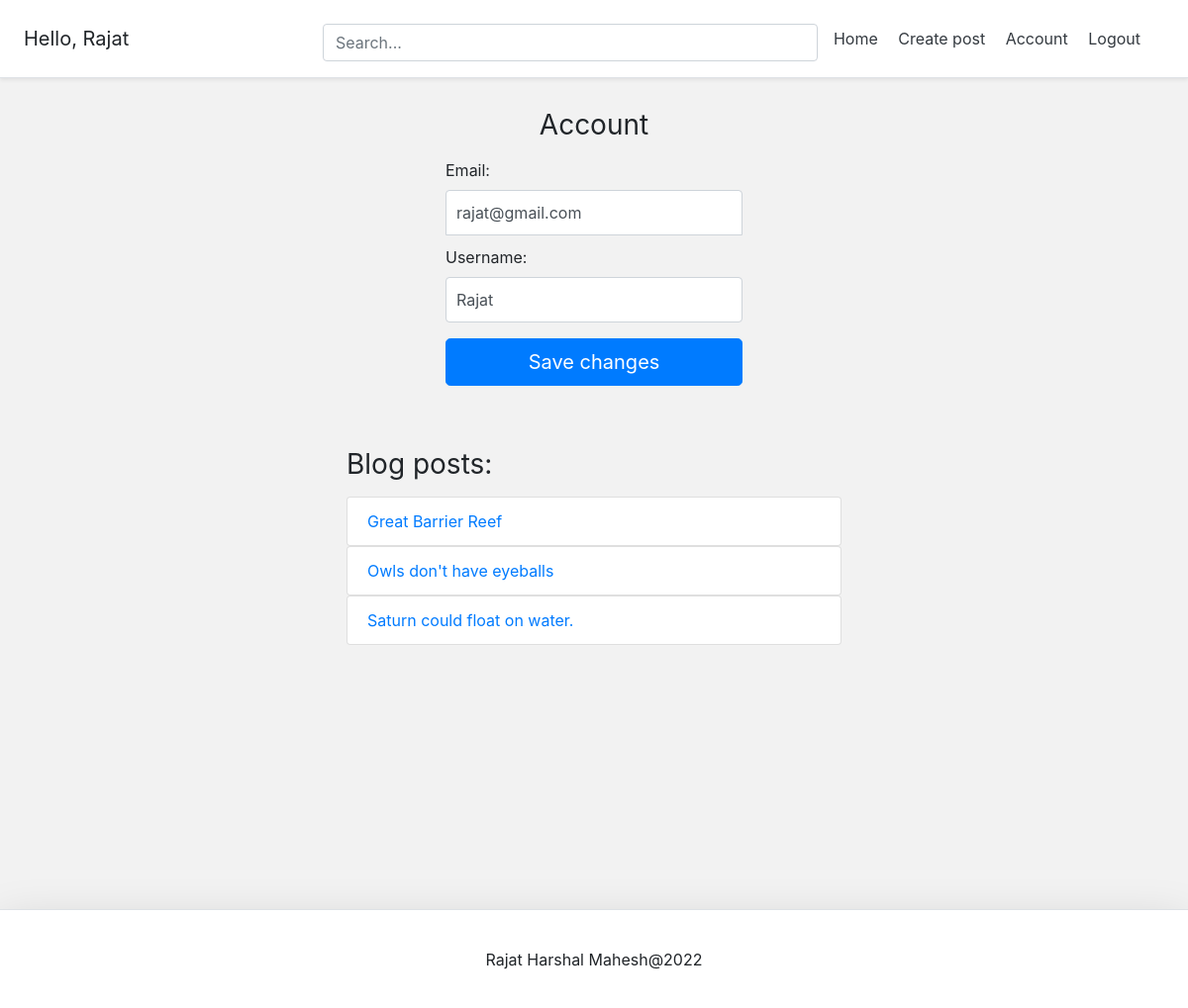
The page /account/ (signed in) on the database its author committed.
### account/models.py (models this page shows, shortened)
class Account(AbstractBaseUser):
	email 					= models.EmailField(verbose_name="email", max_length=60, unique=True)
	username 				= models.CharField(max_length=30, unique=True)
	date_joined				= models.DateTimeField(verbose_name='date joined', auto_now_add=True)
	last_login				= models.DateTimeField(verbose_name='last login', auto_now=True)
	is_admin				= models.BooleanField(default=False)
	is_active				= models.BooleanField(default=True)
	is_staff				= models.BooleanField(default=False)
	is_superuser			= models.BooleanField(default=False)
	USERNAME_FIELD = 'email'
	REQUIRED_FIELDS = ['username']
	objects = MyAccountManager()

### blog/models.py (models this page shows)
class BlogPost(models.Model):
    title = models.CharField(max_length=50, null=False, blank=False)
    body = models.TextField(max_length=5000, null=False, blank=False)
    image = models.ImageField(upload_to=upload_location, null=True, blank=True)
    date_published = models.DateTimeField(
        auto_now_add=True, verbose_name="date published")
    date_updated = models.DateTimeField(
        auto_now=True, verbose_name="date updated")
    author = models.ForeignKey(
        settings.AUTH_USER_MODEL, on_delete=models.CASCADE)
    slug = models.SlugField(blank=True, unique=True)
    def __str__(self):
        return self.title

### account/views.py (the view)
# urls.py: path('account/', account_view, name="account"),
def account_view(request):
    if not request.user.is_authenticated:
        return redirect("login")
    context = {}
    if request.POST:
        form = AccountUpdateForm(request.POST, instance=request.user)
        if form.is_valid():
            form.initial = {
                "email": request.POST['email'],
                "username": request.POST['username'],
            }
            form.save()
            context['success_message'] = "Updated"
    else:
        form = AccountUpdateForm(
            initial={
                "email": request.user.email,
                "username": request.user.username,
            }
        )
    context['account_form'] = form
    blog_posts = BlogPost.objects.filter(author=request.user)
    context['blog_posts'] = blog_posts
    return render(request, "account/account.html", context)

### account/forms.py (shortened to what this page needs)
class AccountUpdateForm(forms.ModelForm):
	class Meta:
		model = Account
		fields = ('email', 'username', )

### account/templates/account/account.html (shortened to what this page needs)
{% extends 'base.html' %}
{% block content %}
<form class="form-signin" method="post">{% csrf_token %}
  <h1 class="h3 mb-3 font-weight-normal">Account</h1>
<label for="email">Email: </label>
  <input type="email" name="email" id="inputEmail" class="form-control" placeholder="Email address" required autofocus value={{account_form.initial.email}}>
  <label for="username">Username: </label>
  <input type="text" name="username" id="inputUsername" class="form-control" placeholder="Username" required
  value="{{account_form.initial.username}}">
  <button class="btn btn-lg btn-primary btn-block" type="submit">Save changes</button>
</form>
<div class="container mt-4 p-4">
  <div class="row">
    <div class="blog-posts">
      <h3 class="mb-3 font-weight-normal">Blog posts:</h3>
      {% if blog_posts %}
        <ul class="list-group">
        {% for post in blog_posts %}
          <a href="{% url 'blog:detail' post.slug %}" style="text-decoration: none;"><li class="list-group-item">{{post}}</li></a>
        {% endfor %}
        </ul>
      {% else %}
        <p>You have no blog posts. Create a post <a href="{% url 'blog:create' %}">here</a>.</p>
      {% endif %}
    </div>
  </div>
</div>
{% endblock content %}

### templates/snippets/header.html (shortened to what this page needs)
<div
  class="d-flex flex-column flex-md-row align-items-center p-3 px-md-4 mb-3 bg-white border-bottom shadow-sm"
>
  <h5 class="my-0 mr-md-auto font-weight-normal">
    {% if request.user.is_authenticated %}
    <p class="m-auto">Hello, {{request.user.username}}</p>
    {% endif %}
  </h5>
  <div class="search-bar mt-sm-2 mr-2">
    <form method="get">
      <input
        class="form-control"
        type="text"
        name="q"
        id="id_q"
        placeholder="Search..."
      />
    </form>
  </div>
  <nav class="my-2 my-md-0 mr-md-3">
    {% if request.user.is_authenticated %}
    <a class="p-2 text-dark" href="{% url 'home' %}">Home</a>
    <a class="p-2 text-dark" href="{% url 'blog:create' %}">Create post</a>
    <a class="p-2 text-dark" href="{% url 'account' %}">Account</a>
    <a class="p-2 text-dark" href="{% url 'logout' %}">Logout</a>
    {% else %}
    <a class="p-2 text-dark" href="{% url 'home' %}">Home</a>
    <a class="p-2 text-dark" href="{% url 'blog:create' %}">Create post</a>
    <a class="p-2 text-dark" href="{% url 'login' %}">Login</a>
    <a class="btn btn-outline-primary" href="{% url 'register' %}">Register</a>
    {% endif %}
  </nav>
</div>

### templates/snippets/base_css.html (style rules this page uses)
body { background-color: #f2f2f2; }

### templates/snippets/header.html (style rules this page uses)
@media (min-width: 768px) { html { font-size: 16px; } }
.search-bar { margin-top: 20px; max-width: 500px; width: 100%; }
form { width: 100%; }

### account/templates/account/account.html (style rules this page uses)
.form-signin { width: 100%; max-width: 330px; padding: 15px; margin: auto; }
.form-signin .form-control { position: relative; box-sizing: border-box; height: auto; padding: 10px; font-size: 16px; }
.form-signin input[type="email"] { margin-bottom: 10px; border-bottom-right-radius: 0; border-bottom-left-radius: 0; }
.h3 { text-align: center; }
.blog-posts { max-width: 500px; width: 100%; margin: auto; }

### rows shown on the page
Account: user.username "Rajat", email "rajat@gmail.com", username "Rajat"
BlogPost: title "Great Barrier Reef"
BlogPost: title "Owls don't have eyeballs"
BlogPost: title "Saturn could float on water."
